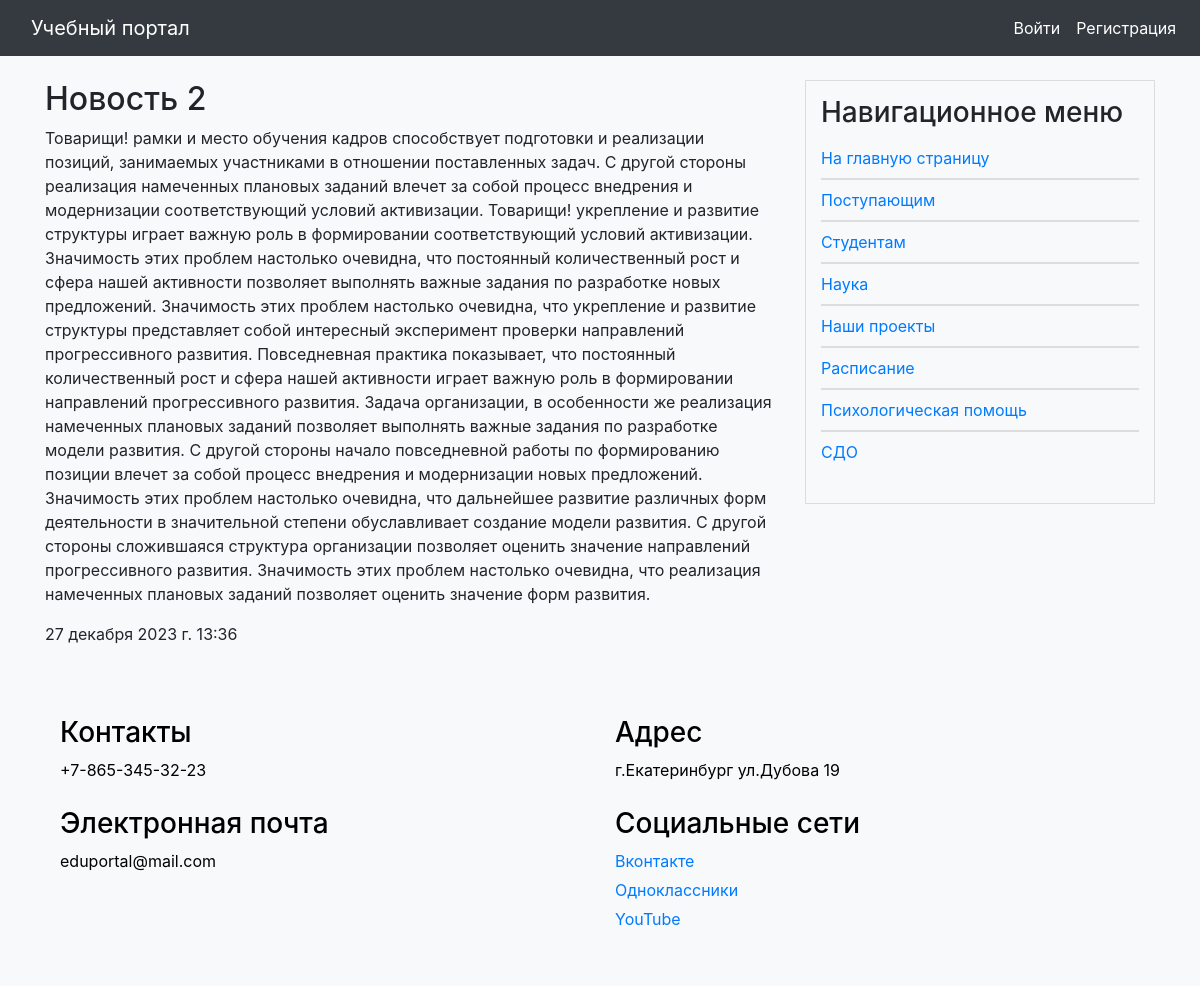
Before: /post/novost-2/ with the older database file.
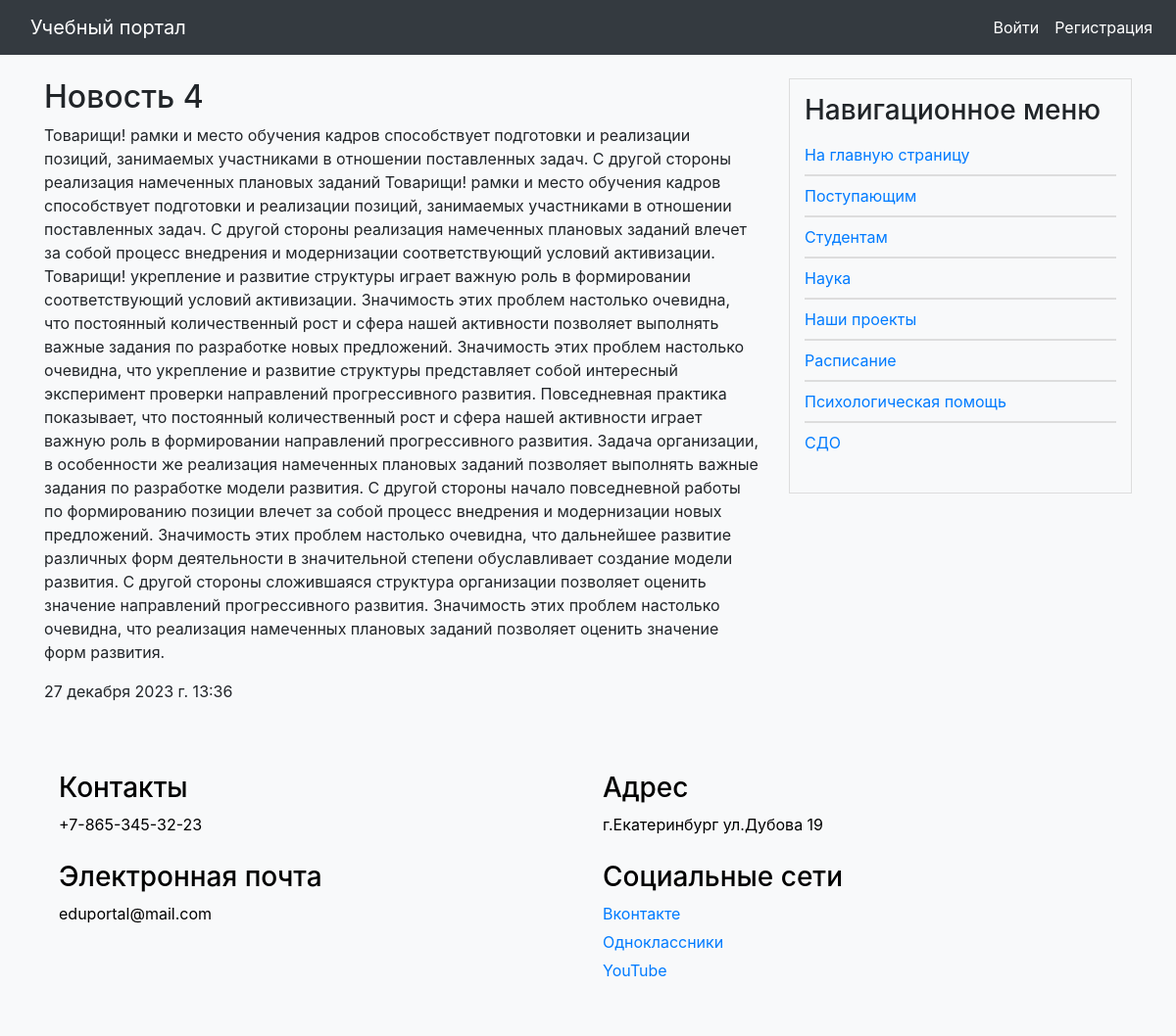
After: the same page with the newer database file.
### portal/models.py (models this page shows, shortened)
class ArticlesAndNews(models.Model):
    class Status(models.IntegerChoices):
        DRAFT = 0, 'Черновик'
        PUBLISHED = 1, 'Опубликовано'
    class Meta:
        verbose_name = 'Статьи и новости'
        verbose_name_plural = 'Статьи и новости'
        ordering = ['-time_create']
        indexes = [
            models.Index(fields=['-time_create']),
        ]
    title = models.CharField(max_length=255, verbose_name='Заголовок')
    slug = models.SlugField(max_length=255, unique=True, db_index=True, verbose_name='Slug',
                            validators=[
                                MinLengthValidator(5, message="Минимум 5 символов"),
                                MaxLengthValidator(100, message="Максимум 100 символов")
                            ])
    file = models.FileField(upload_to='file/%Y/%m/%d/', default=None,
                            blank=True, null=True, verbose_name='Файлы')
    photo = models.ImageField(upload_to='photos/%Y/%m/%d/', default=None,
                              blank=True, null=True, verbose_name='Фото')
    content = models.TextField(blank=True, verbose_name='Текст статьи')
    time_create = models.DateTimeField(auto_now_add=True, verbose_name='Время создания')
    time_update = models.DateTimeField(auto_now=True, verbose_name='Время изменения')
    is_published = models.BooleanField(choices=tuple(map(lambda x: (bool(x[0]), x[1]), Status.choices)),
                                       default=Status.DRAFT, verbose_name="Статус")
    cat = models.ForeignKey('Category', on_delete=models.PROTECT, related_name='posts', verbose_name='Категории',
                            default=None)
    objects = models.Manager()
    published = PublishedManager()
    def __str__(self):
        return self.title

class ShowInfo(models.Model):
    class Meta:
        verbose_name = 'Основная информация'
        verbose_name_plural = 'Основная информация'
    title = models.CharField(max_length=255, verbose_name='Заголовок')
    slug = models.SlugField(max_length=255, unique=True, db_index=True, verbose_name='Slug')
    photo = models.ImageField(upload_to='photos/info', default=None,
                              blank=True, null=True, verbose_name='Фото')
    file = models.FileField(upload_to='file/%Y/%m/%d/', default=None,
                            blank=True, null=True, verbose_name='Файлы')
    content = models.TextField(blank=True, verbose_name='Текст статьи')
    def get_absolute_url(self):
        return reverse('show_info', kwargs={'info_slug': self.slug})

### portal/views.py (the view)
# urls.py: path('post/<slug:post_slug>/', views.ShowPost.as_view(), name='post'),
class ShowPost(DetailView):
    model = ArticlesAndNews
    template_name = 'portal/post.html'
    slug_url_kwarg = 'post_slug'
    context_object_name = 'post'
    def get_context_data(self, **kwargs):
        context = super().get_context_data(**kwargs)
        context['title'] = context['post']
        return context
    def get_object(self, queryset=None):
        return get_object_or_404(ArticlesAndNews.published, slug=self.kwargs[self.slug_url_kwarg])

### portal/context_processors.py (called while the page is built)
def get_portal_context(request):
    navigate = ShowInfo.objects.all()
    return {'navigate': navigate}

### portal/models.py (called while the page is built)
    def get_queryset(self):
        return super().get_queryset().filter(is_published=ArticlesAndNews.Status.PUBLISHED)

### portal/templates/portal/post.html (shortened to what this page needs)
{% extends 'base.html' %}
{% block content %}
<h2>{{ post.title }}</h2>
<p>{{ post.content }}</p>
<p>{{ post.time_create}}</p>
{% endblock %}

### templates/base.html (shortened to what this page needs)
{% load static %}
<!DOCTYPE html>
<html lang="en">
<head>
    <link rel="stylesheet" href="https://stackpath.bootstrapcdn.com/bootstrap/4.3.1/css/bootstrap.min.css">
    <link rel="stylesheet" href="https://cdn.jsdelivr.net/npm/bootstrap-icons@1.10.5/font/bootstrap-icons.css">
    <link type="text/css" href="{% static 'portal/css/styles.css' %}" rel="stylesheet" />
</head>
<body>
<nav class="navbar navbar-expand-lg navbar-dark bg-dark fixed-top navbar-custom">
    <a class="navbar-brand" href="/">Учебный портал</a>
    <div class="collapse navbar-collapse" id="navbarNav">
    <ul class="navbar-nav ml-auto">
        {% if user.is_authenticated %}
            {% if request.user.cat_user_id == 3 %}
                <li class="nav-item">
                    <a class="nav-link" href="addpage/">Добавить статью</a>
                </li>
            {% endif %}
            <li class="nav-item">
                <a class="nav-link" href="{% url 'users:profile' %}">{{ user.username }}</a>
            </li>
            <li class="nav-item">
                <a class="nav-link" href="{% url 'education:personal-area' %}">Личный кабинет</a>
            </li>
            <li class="nav-item">
                <a class="nav-link" href="{% url 'users:logout' %}">Выйти</a>
            </li>
        {% else %}
            <li class="nav-item">
                <a class="nav-link" href="{% url 'users:login' %}">Войти</a>
            </li>
            <li class="nav-item">
                <a class="nav-link" href="{% url 'users:register' %}">Регистрация</a>
            </li>
        {% endif %}
    </ul>
</div>
</nav>
<div class="container mt-4">
    <div class="row">
        <div class="col-md-8">
            {% block content %}
            {% endblock %}
        </div>
        <div class="col-md-4">
            <div class="nav-block">
                <h3>Навигационное меню</h3>
                <ul>
                    {% if request.path != '/' and request.resolver_match.namespace != 'education' %}
                        <li><a href="/">На главную страницу</a></li>
                    {% endif %}
                    {% if request.resolver_match.namespace == 'education' %}
                        {% if request.user.cat_user_id == 1 %}
                            {% if request.user.group_stud %}
                                <li><a href="{% url 'education:my_group' %}">Моя группа</a></li>
                            {% endif %}
                            <li><a href="{% url 'education:for_students' %}">Для студентов</a></li>
                            <li><a href="{% url 'education:tests' %}">Тесты</a></li>
                            <li><a href="{% url 'education:library' %}">Библиотека</a></li>
                        {% elif request.user.cat_user_id == 2 %}
                            {% if request.user.group_stud %}
                                <li><a href="{% url 'education:my_group' %}">Моя группа</a></li>
                            {% endif %}
                            <li><a href="{% url 'education:for_teacher' %}">Для преподавателей</a></li>
                            <li><a href="{% url 'education:tests' %}">Тесты</a></li>
                            <li><a href="{% url 'education:library' %}">Библиотека</a></li>
                        {% endif %}
                    {% else %}
                        {% for n in navigate %}
                            <li><a href="{{ n.get_absolute_url }}">{{ n.title }}</a></li>
                        {% endfor %}
                    {% endif %}
                </ul>
            </div>
        </div>
    </div>
</div>
<div class="container mt-4">
    <div class="footer">
    <div class="container">
        <div class="row">
            <div class="col-md-6">
                <h3>Контакты</h3>
                <p>+7-865-345-32-23</p>
            </div>
            <div class="col-md-6">
                <h3>Адрес</h3>
                <p>г.Екатеринбург
                ул.Дубова 19</p>
            </div>
            <div class="col-md-6">
                <h3>Электронная почта</h3>
                <p>eduportal@mail.com</p>
            </div>
            <div class="col-md-6">
                <h3>Социальные сети</h3>
                <p><a href="#">Вконтакте</a></p>
                <p><a href="#">Одноклассники</a></p>
                <p><a href="#">YouTube</a></p>
            </div>
        </div>
    </div>
</div>
</body>
</html>

### portal/static/portal/css/styles.css (style rules this page uses)
body { padding-top: 56px; background-color: #f8f9fa; }
.navbar-custom { background-color: #343a40; }
.navbar-custom , .navbar-custom .navbar-text { color: #ffffff; }
.navbar-brand { color: #ffffff; margin-left: 15px; }
.navbar-custom .navbar-nav .nav-link { color: #ffffff; }
.nav-block { background-color: #f8f9fa; padding: 15px; border: 1px solid #ddd; }
.nav-block ul { padding: 0; list-style-type: none; }
.nav-block li { border-top: 1px solid #ddd; border-bottom: 1px solid #ddd; margin: 0; padding: 8px 0; }
.nav-block li:first-child { border-top: none; }
.nav-block li:last-child { border-bottom: none; }
.footer { background-color: #f8f9fa; color: black; padding: 30px 0; width: 100%; }
.footer .row { display: flex; justify-content: space-between; flex-wrap: wrap; }
.footer .col-md-6 { margin-bottom: 20px; }
.footer .col-md-6 p { margin-bottom: 5px; }

Changed rows visible on the page:
changed ArticlesAndNews: title "Новость 2" → "Новость 4"; content "…реализация намеченных плановых заданий влечет за собой процесс…" → "…реализация намеченных плановых заданий Товарищи! рамки и место обучения кадров способствует подготовки и реализации позиций, занимаемых участниками в отношении поставленных задач. С другой стороны реализация намеченных плановых заданий влечет за собой процесс…"
